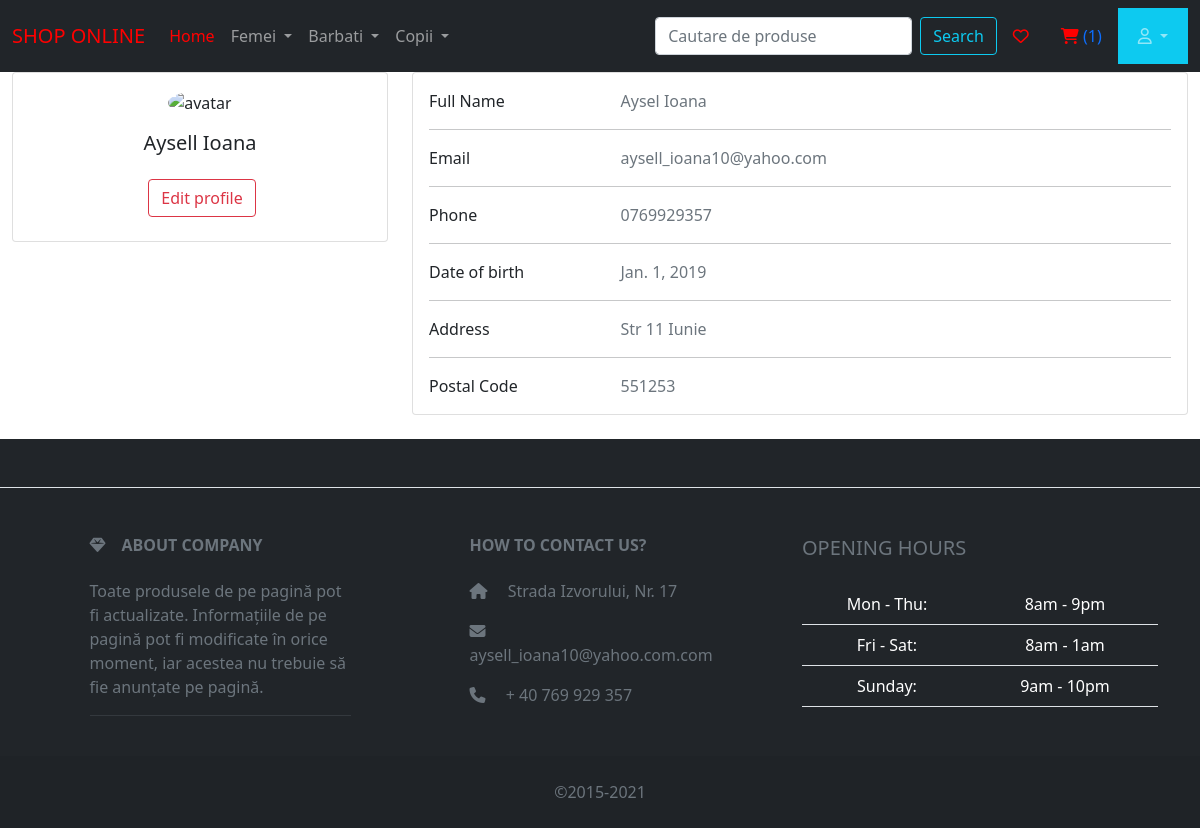
The app's page /profile (signed in) with its own data.
### shop/models.py (models this page shows, shortened)
class Category(models.Model):
    name = models.CharField(max_length=30)
    parent_category = models.ForeignKey("self", on_delete=models.CASCADE, null=True, blank=True)

class Client(models.Model):
    first_name = models.CharField(max_length=30)
    last_name = models.CharField(max_length=30)
    address = models.CharField(max_length=30)
    date_of_birth = models.DateField()
    email = models.EmailField()
    phone = models.CharField(max_length=15)
    postal_code = models.CharField(max_length=10)
    user = models.OneToOneField(User, on_delete=models.CASCADE, null=True, blank=True)
    create_at = models.DateTimeField(auto_now_add=True)
    updated_at = models.DateTimeField(auto_now_add=True)

### shop/views.py (the view)
# urls.py: path('profile', views.details_client, name='profile'),
@login_required
def details_client(request):
    client = Client.objects.get(user=request.user)
    return render(request, 'details.html', {'client':client})

### shop/context_processor.py (called while the page is built)
def provide_navbar_data(request):
    main_categorys = Category.objects.filter(parent_category=None)
    all_categorys = Category.objects.all()
    if request.user.is_authenticated:
        open_cart = get_open_cart(request)
        cart_items = CartItem.objects.filter(cart=open_cart)
        cart_item_count = cart_items.count()
    else:
        cart_item_count = 0
    return {"main_categorys": main_categorys, "all_categorys": all_categorys, 'cart_item_count': cart_item_count}

### shop/views.py (called while the page is built)
@login_required
def get_open_cart(request):
    user = request.user
    client = Client.objects.get(user=user)
    open_carts = Cart.objects.filter(client=client, status="open")
    if open_carts.count() > 0:
        open_cart = open_carts.first()
    else:
        open_cart = Cart.objects.create(client=client)
    return open_cart

### templates/details.html (shortened to what this page needs)
{% extends 'base_shop.html' %}
{% block content %}
    <div class="row">
        <div class="col-lg-4">
            <div class="card mb-4">
                <div class="card-body text-center">
                    <img src="https://bootdey.com/img/Content/avatar/avatar3.png"
                         alt="avatar" class="rounded-circle img-fluid" style="width: 150px;">
                    <h5 class="my-3">{{ request.user.first_name }} {{ request.user.last_name }}</h5>
                    <div class="d-flex justify-content-center mb-2">
                        {% if request.user == user %}
                            <a href="{% url 'update' client.id %}" class="btn btn-outline-danger ms-1" >Edit profile</a>
                        {% endif %}
                    </div>
                </div>
            </div>
        </div>
        <div class="col-lg-8">
            <div class="card mb-4">
                <div class="card-body">
                    <div class="row">
                        <div class="col-sm-3">
                            <p class="mb-0">Full Name</p>
                        </div>
                        <div class="col-sm-9">
                            <p class="text-muted mb-0">{{ client.first_name }} {{ client.last_name }}</p>
                        </div>
                    </div>
                    <hr>
                    <div class="row">
                        <div class="col-sm-3">
                            <p class="mb-0">Email</p>
                        </div>
                        <div class="col-sm-9">
                            <p class="text-muted mb-0">{{ client.email }}</p>
                        </div>
                    </div>
                    <hr>
                    <div class="row">
                        <div class="col-sm-3">
                            <p class="mb-0">Phone</p>
                        </div>
                        <div class="col-sm-9">
                            <p class="text-muted mb-0">{{ client.phone }}</p>
                        </div>
                    </div>
                    <hr>
                    <div class="row">
                        <div class="col-sm-3">
                            <p class="mb-0">Date of birth</p>
                        </div>
                        <div class="col-sm-9">
                            <p class="text-muted mb-0">{{ client.date_of_birth }}</p>
                        </div>
                    </div>
                    <hr>
                    <div class="row">
                        <div class="col-sm-3">
                            <p class="mb-0">Address</p>
                        </div>
                        <div class="col-sm-9">
                            <p class="text-muted mb-0">{{ client.address }}</p>
                        </div>
                    </div>
                    <hr>
                    <div class="row">
                        <div class="col-sm-3">
                            <p class="mb-0">Postal Code</p>
                        </div>
                        <div class="col-sm-9">
                            <p class="text-muted mb-0">{{ client.postal_code }}</p>
                        </div>
                    </div>
                </div>
            </div>
        </div>
    </div>
    </div>
{% endblock %}

### templates/base_shop.html (shortened to what this page needs)
<!doctype html>
<html lang="en">
<head>
    <link href="https://cdn.jsdelivr.net/npm/bootstrap@5.0.2/dist/css/bootstrap.min.css" rel="stylesheet"
>
</head>
<body>
<nav class="navbar navbar-expand-lg navbar-dark bg-dark">
    <div class="container-fluid">
        <div class="collapse navbar-collapse" id="navbarTogglerDemo01">
            <a class="navbar-brand" style="color:red" href="#">SHOP ONLINE</a>
            <ul class="navbar-nav me-auto mb-2 mb-lg-0">
                <li class="nav-item">
                    <a class="nav-link active" aria-current="page" href="{% url 'index' %}" style="color: red">Home</a>
                </li>
                {% for main_category in main_categorys %}
                    <li class="nav-item dropdown">
                        <a class="nav-link dropdown-toggle" href="#" id="navbarDropdown" role="button"
                           data-bs-toggle="dropdown" aria-expanded="false">
                            {{ main_category.name }}
                        </a>
                    </li>
                {% endfor %}
            </ul>
            <form class="d-flex" action="{% url 'search' %}">
                <input class="form-control me-2" type="search" placeholder="Cautare de produse" name="search_query" aria-label="Search">
                <button class="btn btn-outline-info" type="submit">Search</button>
            </form>
        <a class="nav-link " href="{% url 'wishlist' %}"><i class="far fa-heart"
                                                                 style="color:red"></i></a>
            <a class="nav-link " href="{% url 'open_cart' %}"><i class="fas fa-shopping-cart"
                                                                 style="color:red"></i> ({{ cart_item_count }})</a>
            {% if request.user.is_authenticated %}
                <nav class="navbar navbar-toggleable-md bg-info navbar-inverse">
                    <div class="container">
                        <div class="collapse navbar-collapse" id="mainMenu">
                            <div class="navbar-nav ml-auto " style="">
                                <a class="nav-link dropdown-toggle " href="#" id="navbarDarkDropdownMenuLink"
                                   role="button"
                                   data-bs-toggle="dropdown" aria-expanded="false"><i class="far fa-user"></i>
                                </a>
                            </div>
                        </div>
                    </div>
                </nav>
                </div>
            {% endif %}
    </div>
</nav>
<div class="container-fluid">
    {% block content %}
    {% endblock %}
<footer class="text-center text-lg-start bg-dark text-muted">
    <section
            class="d-flex justify-content-center justify-content-lg-between p-4 border-bottom"
    >
    </section>
    <section class="">
        <div class="container text-center text-md-start mt-5">
            <div class="row mt-3">
                <div class="col-md-3 col-lg-4 col-xl-3 mx-auto mb-4">
                    <h6 class="text-uppercase fw-bold mb-4">
                        <i class="fas fa-gem me-3"></i>ABOUT COMPANY
                    </h6>
                    <p>
                        Toate produsele de pe pagină pot fi actualizate. Informațiile de pe pagină pot fi modificate în
                        orice moment, iar acestea nu trebuie să fie anunțate pe pagină.
                    <hr>
                    </p>
                </div>
                <div class="col-md-4 col-lg-3 col-xl-3 mx-auto mb-md-0 mb-4">
                    <h6 class="text-uppercase fw-bold mb-4">
                        HOW TO CONTACT US?
                    </h6>
                    <p><i class="fas fa-home me-3"></i> Strada Izvorului, Nr. 17</p>
                    <p>
                        <i class="fas fa-envelope me-3"></i>
                        aysell_ioana10@yahoo.com.com
                    </p>
                    <p><i class="fas fa-phone me-3"></i> + 40 769 929 357</p>
                </div>
                <div class="col-lg-4 col-md-6 mb-4 mb-md-0">
                    <h5 class="text-uppercase mb-4">Opening hours</h5>
                    <table class="table text-center text-white">
                        <tbody class="font-weight-normal">
                        <tr>
                            <td>Mon - Thu:</td>
                            <td>8am - 9pm</td>
                        </tr>
                        <tr>
                            <td>Fri - Sat:</td>
                            <td>8am - 1am</td>
                        </tr>
                        <tr>
                            <td>Sunday:</td>
                            <td>9am - 10pm</td>
                        </tr>
                        </tbody>
                    </table>
                </div>
            </div>
        </div>
    </section>
    <div class="text-center p-4" style="background-color: rgba(0, 0, 0, 0.05);">
        ©2015-2021
    </div>
</footer>
</body>
</html>

### records on screen
Category: name "Femei"
Category: name "Barbati"
Category: name "Copii"
Client: first_name "Aysel", last_name "Ioana", email "aysell_ioana10@yahoo.com", phone "0769929357", date_of_birth "Jan. 1, 2019", address "Str 11 Iunie", postal_code "551253"

### other values on screen
{{ cart_item_count }} "1"
{{ request.user.first_name }} "Aysell"
{{ request.user.last_name }} "Ioana"
